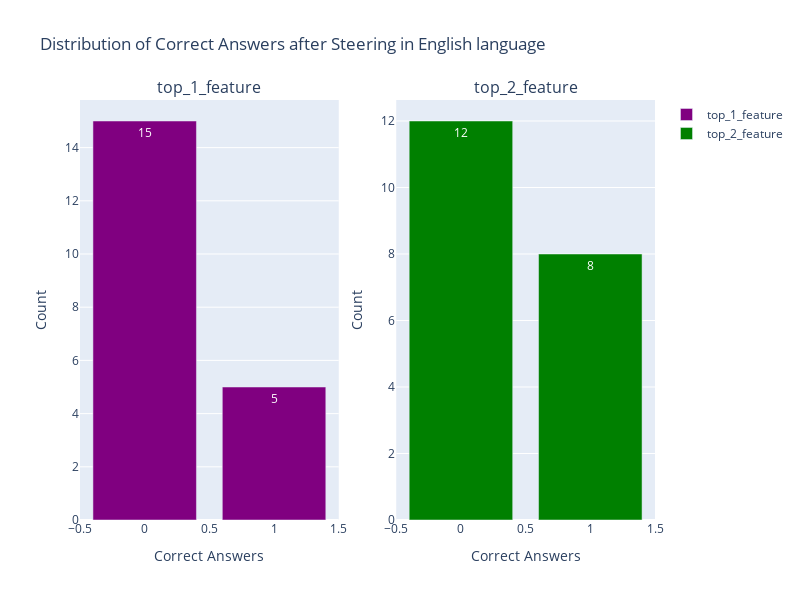

The cell this chart's notebook holds for it:
### Code cell
import pandas as pd
import plotly.graph_objects as go
from plotly.subplots import make_subplots

top_1_counts = new_results_en['top_1'].value_counts()
top_2_counts = new_results_en['top_2'].value_counts()

fig = make_subplots(rows=1, cols=2, subplot_titles=('top_1_feature', 'top_2_feature'))

fig.add_trace(go.Bar(
    x=top_1_counts.index,
    y=top_1_counts.values,
    name='top_1_feature',
    marker_color='purple',
    text=top_1_counts.values,  # Add value labels
    textposition='auto'
), row=1, col=1)

fig.add_trace(go.Bar(
    x=top_2_counts.index,
    y=top_2_counts.values,
    name='top_2_feature',
    marker_color='green',
    text=top_2_counts.values,  # Add value labels
    textposition='auto'
), row=1, col=2)

fig.update_layout(
    title='Distribution of Correct Answers after Steering in English language',  
    showlegend=True,
    width=800,
    height=600 
)

fig.update_xaxes(title_text='Correct Answers', row=1, col=1)
fig.update_xaxes(title_text='Correct Answers', row=1, col=2)

fig.update_yaxes(title_text='Count', row=1, col=1)
fig.update_yaxes(title_text='Count', row=1, col=2)

fig.show()

### Figure 1 — Plotly figure (JSON) as saved in the notebook; plotly's stock layout.template omitted (floating-point values rounded to 4 significant figures)
{"data": [{"marker": {"color": "purple"}, "name": "top_1_feature", "text": [15, 5], "textposition": "auto", "type": "bar", "x": [0, 1], "xaxis": "x", "y": [15, 5], "yaxis": "y"}, {"marker": {"color": "green"}, "name": "top_2_feature", "text": [12, 8], "textposition": "auto", "type": "bar", "x": [0, 1], "xaxis": "x2", "y": [12, 8], "yaxis": "y2"}], "layout": {"annotations": [{"font": {"size": 16}, "showarrow": false, "text": "top_1_feature", "x": 0.225, "xanchor": "center", "xref": "paper", "y": 1, "yanchor": "bottom", "yref": "paper"}, {"font": {"size": 16}, "showarrow": false, "text": "top_2_feature", "x": 0.775, "xanchor": "center", "xref": "paper", "y": 1, "yanchor": "bottom", "yref": "paper"}], "height": 600, "showlegend": true, "title": {"text": "Distribution of Correct Answers after Steering in English language"}, "width": 800, "xaxis": {"anchor": "y", "domain": [0, 0.45], "title": {"text": "Correct Answers"}}, "xaxis2": {"anchor": "y2", "domain": [0.55, 1], "title": {"text": "Correct Answers"}}, "yaxis": {"anchor": "x", "domain": [0, 1], "title": {"text": "Count"}}, "yaxis2": {"anchor": "x2", "domain": [0, 1], "title": {"text": "Count"}}}}
